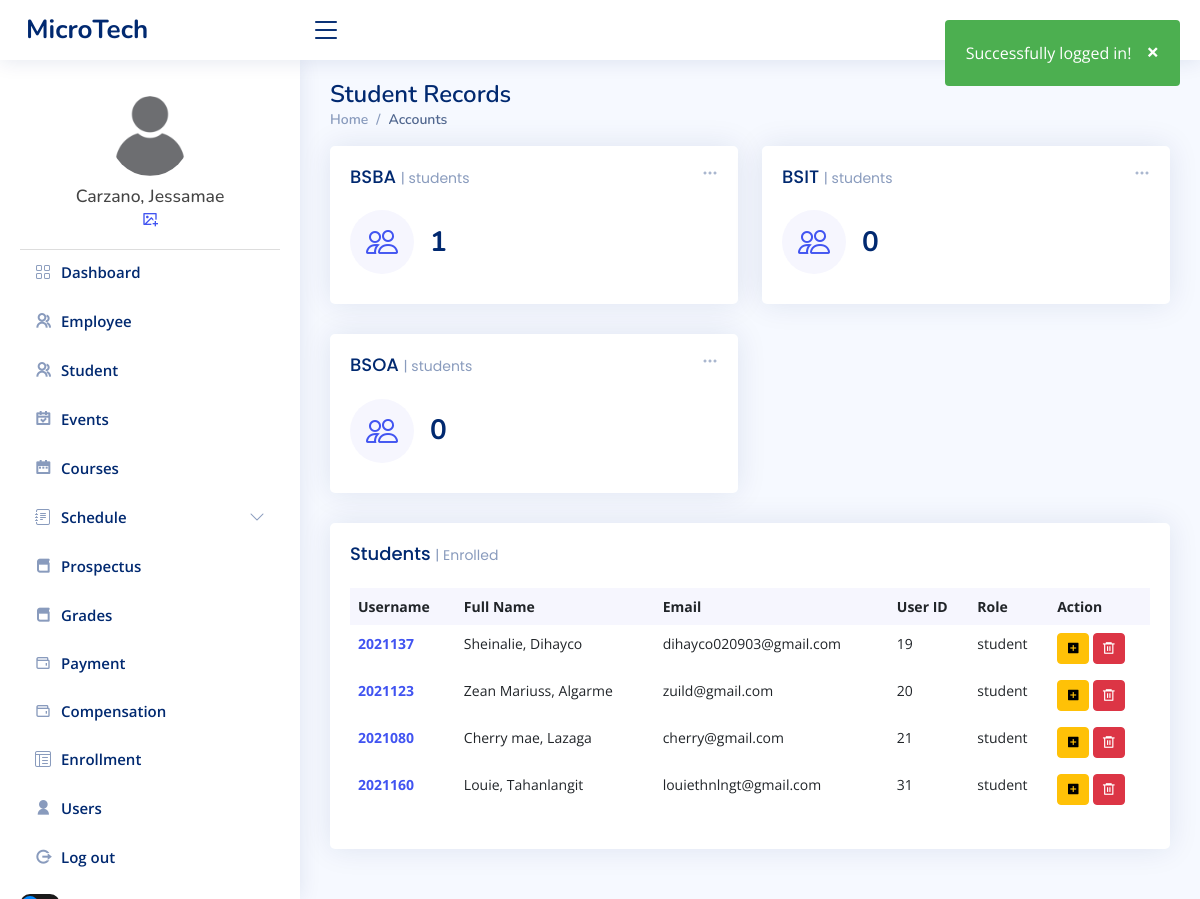
/admin/studentRecords1.php (signed in), run on an earlier commit of the app's database.
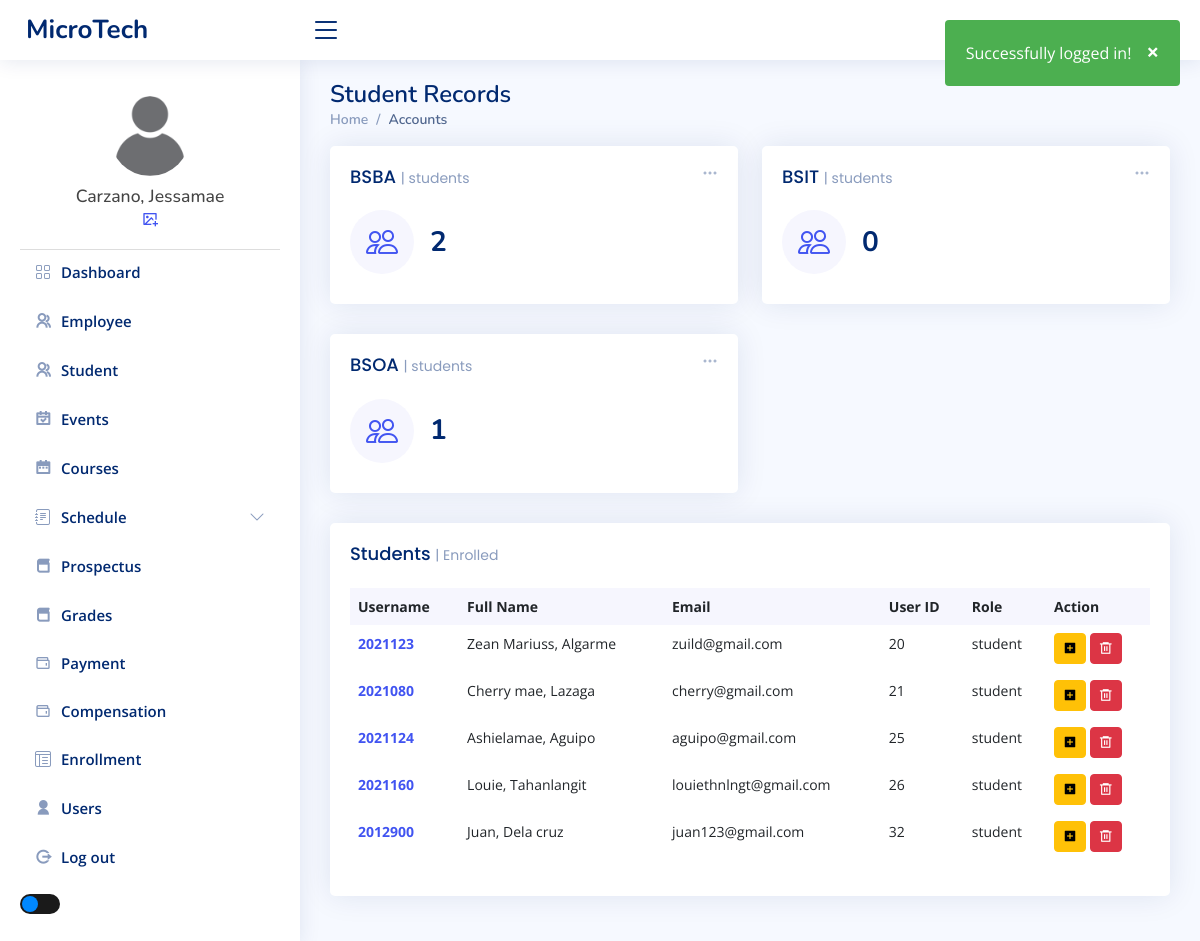
And on a later commit of the database.
### tables this page shows
CREATE TABLE `tbl_users` (
  `user_id` int(11) NOT NULL,
  `user_fname` varchar(50) NOT NULL,
  `user_lname` varchar(50) NOT NULL,
  `user_email` varchar(80) NOT NULL,
  `user_name` varchar(50) NOT NULL,
  `user_pass` varchar(100) NOT NULL,
  `user_role` varchar(20) NOT NULL,
  `user_image` varchar(100) NOT NULL
);

### admin/studentRecords1.php (the view, shortened to what the changed rows need)
<?php include_once "../templates/header.php";
include_once "includes/connect.php";
$statements = $conn->prepare("SELECT COUNT(studentID) AS count_stud FROM tbl_students WHERE course = 'BSBA'");
$statements->execute();
$studcount = $statements->fetch(PDO::FETCH_ASSOC);
$statements = $conn->prepare("SELECT COUNT(studentID) AS count_stud_bsoa FROM tbl_students WHERE course = 'BSOA'");
$statements->execute();
$studcountbsoa = $statements->fetch(PDO::FETCH_ASSOC);
?>
<main id="main" class="main">
  <div class="pagetitle">
    <h1> Student Records</h1>
  </div>
  <section class="section dashboard">
    <div class="row">
      <div class="col-xxl-4 col-md-6">
        <div class="card info-card sales-card">
          <div class="card-body">
            <div class="d-flex align-items-center">
              <div class="ps-3">
                <h6><?php echo $studcount['count_stud']; ?></h6>
              </div>
            </div>
          </div>
        </div>
      </div>
      <div class="col-xxl-4 col-md-6">
        <div class="card info-card sales-card">
          <div class="card-body">
            <div class="d-flex align-items-center">
              <div class="ps-3">
                <h6><?php echo $studcountbsoa['count_stud_bsoa']; ?></h6>
              </div>
            </div>
          </div>
        </div>
      </div>
    </div>
    <div class="col-lg-12">
      <div class="row">
        <div class="col-12">
          <div class="card recent-sales overflow-auto">
            <div class="card-body">
              <table class="table table-borderless datatable">
                <thead>
                  <tr>
                    <th scope="col">Username</th>
                    <th scope="col">Full Name</th>
                    <th scope="col">Email</th>
                    <th scope="col">User ID</th>
                    <th scope="col">Role</th>
                    <th scope="col">Action</th>
                  </tr>
                </thead>
                <tbody>
                  <?php
                  $database = new Connection();
                  $db = $database->open();
                  try {
                    $sql = "SELECT * FROM tbl_users WHERE user_role = 'student' ORDER BY user_id ASC";
                    foreach ($db->query($sql) as $row) {
                  ?>
                      <tr>
                        <th scope="row"><a href="../admin/payment.php"><?php echo $row["user_name"] ?></a></th>
                        <td><?php echo $row["user_fname"] ?>, <?php echo $row["user_lname"] ?></td>
                        <td><?php echo $row["user_email"] ?></td>
                        <td><?php echo $row["user_id"] ?></td>
                        <td><?php echo $row["user_role"] ?></td>
                        <td>
                          <button type="button" class="btn btn-sm btn-warning ri-add-box-fill" data-bs-toggle="modal" data-bs-target="#editStudent<?php echo $row["user_id"] ?>"></button>
                          <form method="POST" action="../admin/upload/delete-student.php" onsubmit="return confirm('Are you sure you want to delete this user?');" style="display:inline;">
                            <button type="submit" class="btn btn-sm btn-danger ri-delete-bin-6-line"></button>
                          </form>
                        </td>
                        <?php include('modals/form-edit-Student.php'); ?>
                  <?php
                    }
                  } catch (PDOException $e) {
                    echo "There is some problem in connection: " . $e->getMessage();
                  }
                  ?>
            </div>
  </section>
</main>
<?php include_once "../templates/footer.php"; ?>

What changed in the data, as far as the page shows it:
removed tbl_users: user_name "2021137", user_fname "Sheinalie", user_lname "Dihayco", user_email "dihayco020903@gmail.com", user_id "19", user_role "student"
removed tbl_users: user_name "2021160", user_fname "Louie", user_lname "Tahanlangit", user_email "louiethnlngt@gmail.com", user_id "31", user_role "student"
added tbl_users: user_name "2021124", user_fname "Ashielamae", user_lname "Aguipo", user_email "aguipo@gmail.com", user_id "25", user_role "student"
added tbl_users: user_name "2021160", user_fname "Louie", user_lname "Tahanlangit", user_email "louiethnlngt@gmail.com", user_id "26", user_role "student"
added tbl_users: user_name "2012900", user_fname "Juan", user_lname "Dela cruz", user_email "juan123@gmail.com", user_id "32", user_role "student"
Also different on the page:
$studcount['count_stud']: "1" → "2"
$studcountbsoa['count_stud_bsoa']: "0" → "1"
